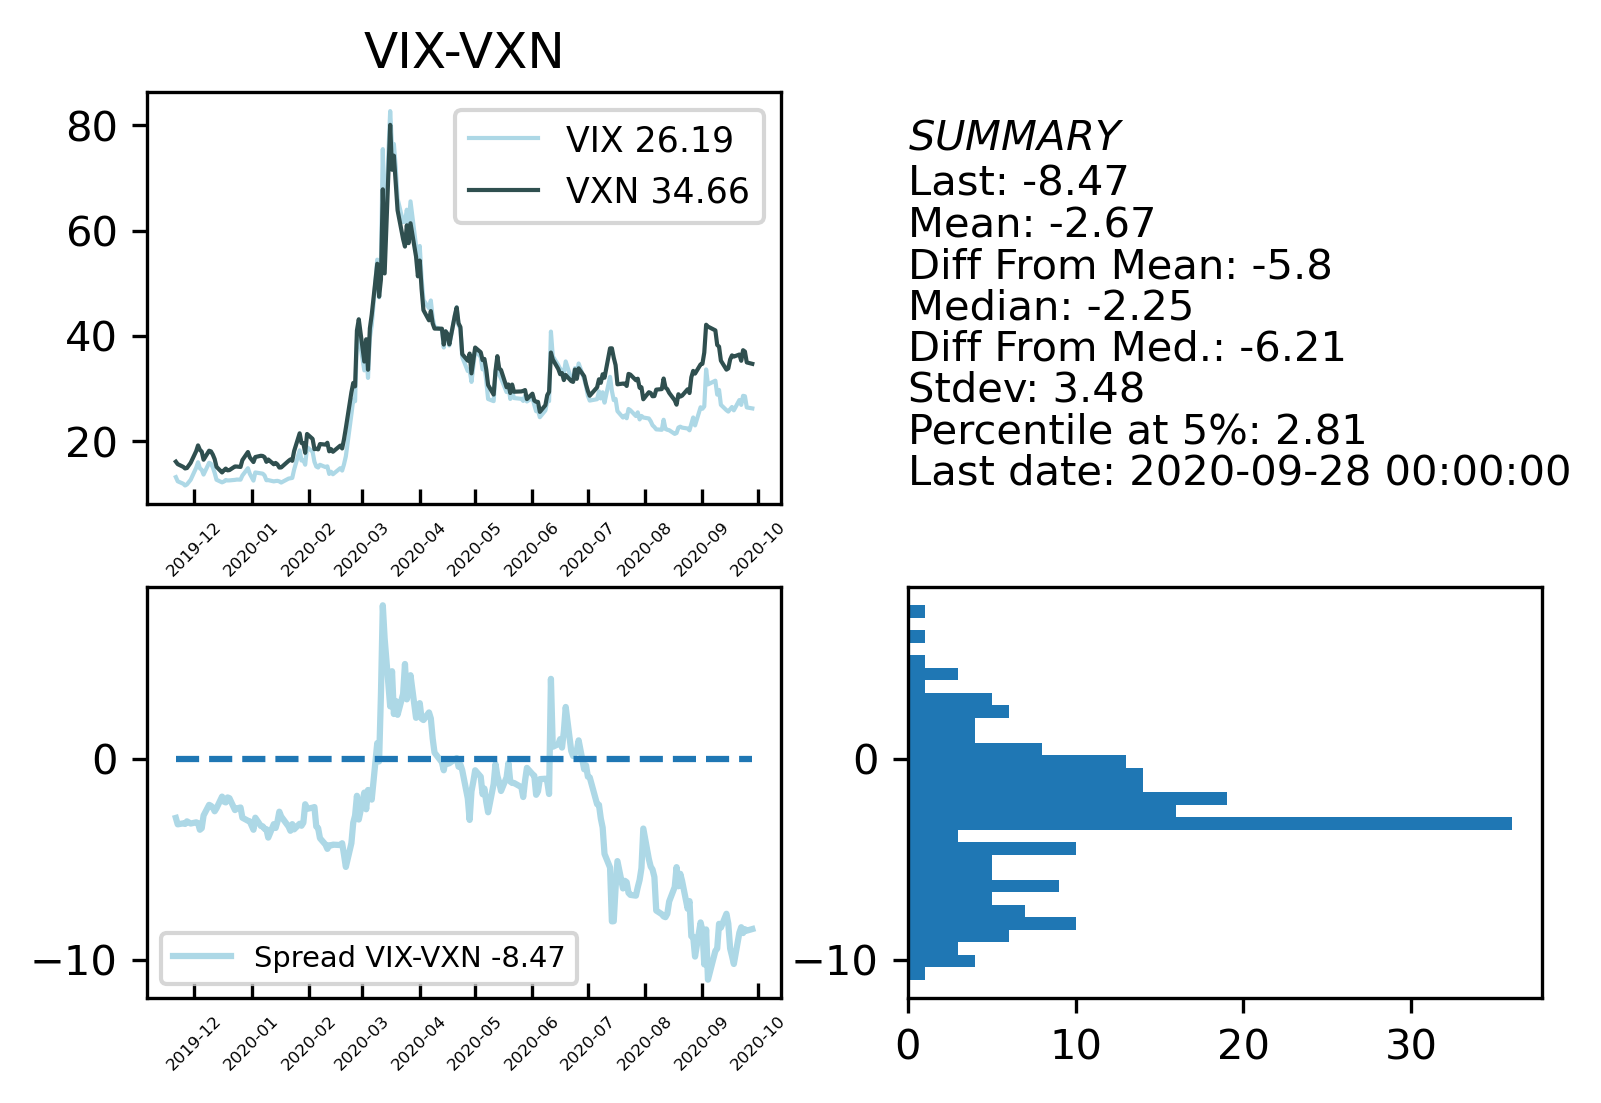

Recreate this plot in Python.
import pandas as pd
import numpy as np
import matplotlib.pyplot as plt
import statistics

import matplotlib.dates as mdates
# =============================================================================
# 
# #Questa è la classe con i colori e grassetto e sottolineato dei testi che vuoi
# =============================================================================

dati=pd.read_csv('C:/Users/39339/Desktop/vixcurrent.csv')



dati['spread']=dati['VIX Close']-dati['Vxn Close']
spread=dati['spread']
media=dati['spread'].mean()
diff_media_ultimo=spread.values[-1]-media
mediana=dati['spread'].median(axis=0)

#questo ci servirà per fare la retta zero al grafico dello spread
y=np.zeros(len(dati.index))

ultimovix= round(dati['VIX Close'].values[-1],2)
ultimovxn= round(dati['Vxn Close'].values[-1],2)
ultimospread=round(spread.iloc[-1],2)
lastdate= str(date_n.iloc[-1])
# =============================================================================
# # PRENDO LA COLONNA DATE E LO CONVERTO in numpy datetime64 POI
# # converto il dataframe in numpy per fare i grafici

# =============================================================================
date_n=pd.to_datetime(dati['Date'])
dati=dati.values


fig, ((ax1,ax2),(ax3,ax4)) = plt.subplots(2,2, dpi=300)

# qui formatto le date e i tick pure
formatter = mdates.DateFormatter('%Y-%m')
ax1.xaxis.set_minor_formatter(formatter)
ax1.xaxis.set_major_formatter(formatter)
ax1.tick_params(axis='x', rotation=45, labelsize=4, direction='in')
ax3.xaxis.set_minor_formatter(formatter)
ax3.xaxis.set_major_formatter(formatter)
ax3.tick_params(axis='x', rotation=45, labelsize=4, direction='in')

ax1.plot(date_n[4000:], dati[4000:,1], markersize=3, color='lightblue', linewidth=1)
ax1.plot(date_n[4000:], dati[4000:,2], color='darkslategrey', markersize=3, linewidth=1)
ax1.set_title('VIX-VXN')
ax1.legend(['VIX ' + str(ultimovix), 'VXN '+ str(ultimovxn)], loc='best', fontsize='small')


ax3.plot(date_n[4000:],dati[4000:,3], color='lightblue')
ax3.plot(date_n[4000:], dati[4000:,3]*0, linestyle='--')
ax3.legend(['Spread VIX-VXN ' + str(ultimospread)], loc='best', fontsize='x-small')

ax4.hist(spread[4000:], bins=30, orientation='horizontal')

ax2.axes.xaxis.set_visible(False)
ax2.axes.yaxis.set_visible(False)
ax2.axis('off')
ax2.text(0.0,0.75,'$SUMMARY$ \n'
        'Last: '+str(round((dati[-1,3]),2)), horizontalalignment='left')
ax2.text(0.0,0.65,'Mean: '+str(round(media,2)), horizontalalignment='left')

ax2.text(0.0,0.55,'Diff From Mean: '+str(round(diff_media_ultimo,2)))

ax2.text(0.0,0.45,'Median: '+str(round((mediana),2)))
ax2.text(0.0,0.35,'Diff From Med.: '+str(round((dati[-1,3]- mediana),2)))
ax2.text(0.0,0.25,'Stdev: '+str(round(statistics.stdev(dati[4000:,3]),2)))
ax2.text(0.0,0.15, 'Percentile at 5%: '+str(round(np.percentile(dati[4000:,3],95),2)))   

# NUOVO ATTRIBUTO NEL SUMMARY
ax2.text(0.0,0.05, 'Last date: '+lastdate)              
         
